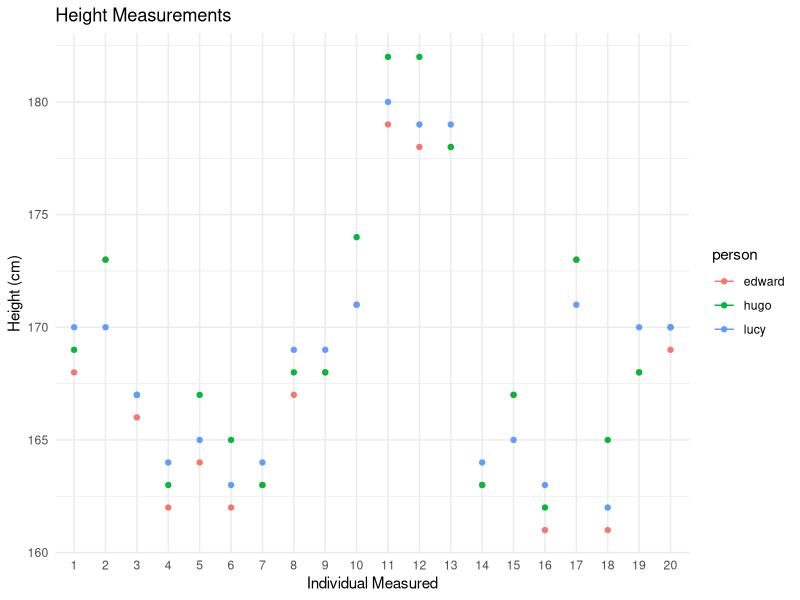

Write R code to recreate this figure.
#### Preamble ####
# Purpose: Visualize data on heights measures by three friends
# Author: Denise Chang
# Email: ddleletan@hotmail.com
# Date: 29 January 2024 
# Prerequisite: 00_simulate_data.R

#### Workspace setup ####
library(tidyverse)

#### Read in data ####
sim_data <- 
  read_csv(file = "week_4/quizz_4/sim_data.csv")

#### Visualize data ####
# Reshape the tibble
long_sim_data <- 
  pivot_longer(sim_data, 
               cols = c("edward", "hugo", "lucy"), 
               names_to = "person", 
               values_to = "height")

# Construct graph
ggplot(long_sim_data, aes(x = as.factor(friend),
                     y = height,
                     colour = person)) +
  geom_point() +
  geom_line() +
  labs(title = "Height Measurements",
       x = "Individual Measured",
       y = "Height (cm)") +
  theme_minimal()
